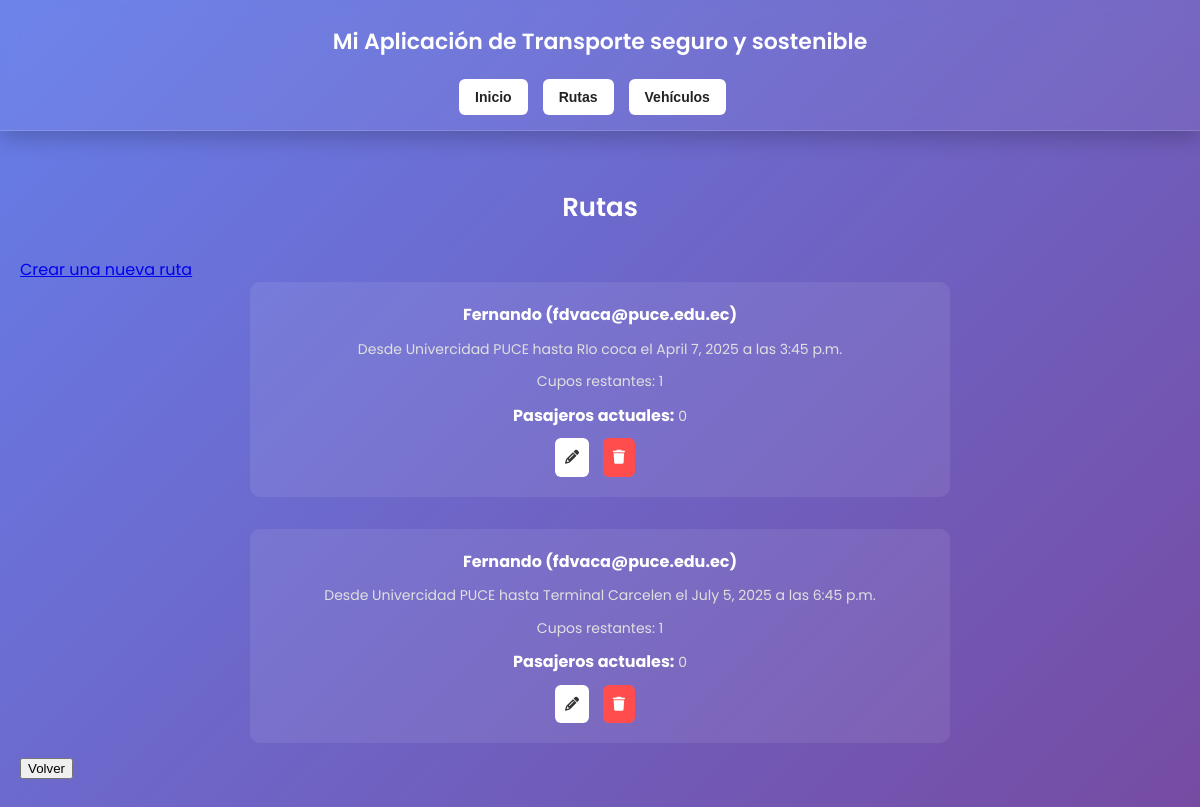
/rutas/, run on an earlier commit of the app's database.
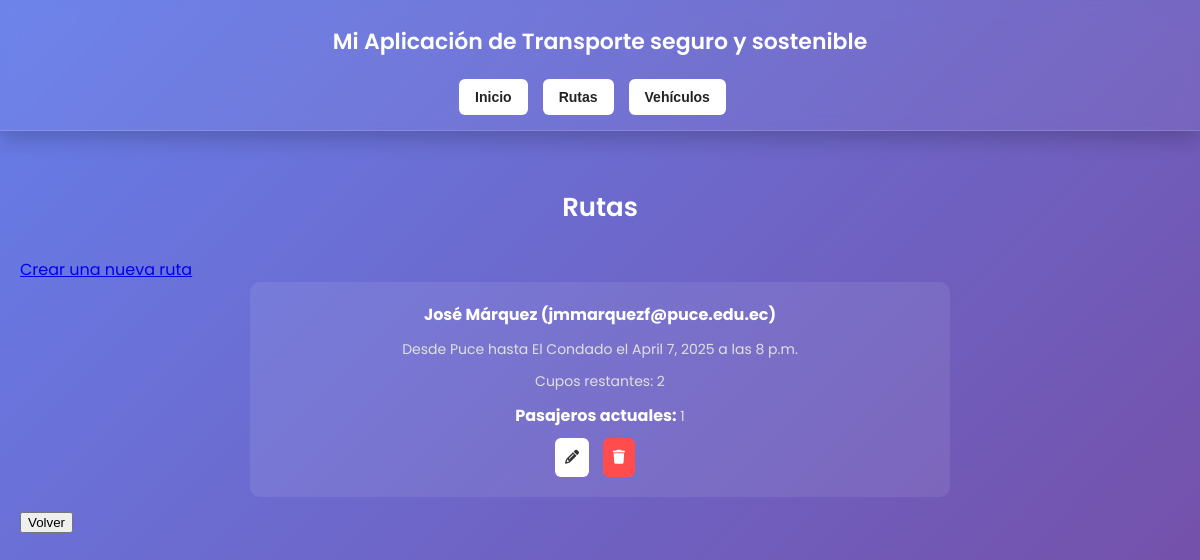
And on a later commit of the database.
### DevChApp/models.py (models this page shows, shortened)
class Ruta(models.Model):
    conductor = models.ForeignKey(Usuario, on_delete=models.CASCADE)
    origen = models.CharField(max_length=100)
    destino = models.CharField(max_length=100)
    fecha = models.DateField()
    hora = models.TimeField()
    cupos_disponibles = models.PositiveIntegerField(default=1)
    pasajeros = models.ManyToManyField(
        Usuario,
        related_name='rutas_como_pasajero',
        blank=True
    )

class Usuario(AbstractBaseUser, PermissionsMixin):
    nombre = models.CharField(max_length=100)
    cedula = models.CharField(
        max_length=10,
        unique=True,
        validators=[RegexValidator(regex=r'^\d{10}$', message='La cédula debe tener 10 dígitos numéricos.')]
    )
    correo = models.EmailField(unique=True)
    verificado = models.BooleanField(default=False)
    codigo_verificacion = models.CharField(max_length=6, blank=True, null=True)
    is_active = models.BooleanField(default=True)
    is_staff = models.BooleanField(default=False)  # necesario para admin
    objects = UsuarioManager()
    USERNAME_FIELD = 'correo'
    REQUIRED_FIELDS = ['nombre', 'cedula']
    def __str__(self):
        return f"{self.nombre} ({self.correo})"

### DevChApp/views.py (the view)
# urls.py: path('rutas/', views.ruta_list, name='ruta_list'),
def ruta_list(request):
    rutas = Ruta.objects.annotate(
        pasajeros_count=Count('pasajeros'),
        cupos_restantes=ExpressionWrapper(
            F('cupos_disponibles') - Count('pasajeros'),
            output_field=IntegerField()
        )
    ).filter(
        pasajeros_count__lt=F('cupos_disponibles')
    )
    return render(request, 'ruta/list.html', {'rutas': rutas})

### DevChApp/templates/ruta/list.html (shortened to what this page needs)
{% extends "base.html" %}
{% load static %}
{% block content %}
<h1>Rutas</h1>
<a href="{% url 'ruta_create' %}">Crear una nueva ruta</a>
<ul class="grid-list">
  {% for ruta in rutas %}
  <li>
    <strong>{{ ruta.conductor }}</strong>
    <p>Desde {{ ruta.origen }} hasta {{ ruta.destino }} el {{ ruta.fecha }} a las {{ ruta.hora }}</p>
    <p>Cupos restantes: {{ ruta.cupos_restantes }}</p>
    <p><strong>Pasajeros actuales:</strong> {{ ruta.pasajeros_count }}</p>
    <a href="{% url 'ruta_update' ruta.pk %}" class="btn btn-primary">
      <i class="fa-solid fa-pencil"></i>
    </a>
    <a href="{% url 'ruta_delete' ruta.pk %}" class="btn btn-danger">
      <i class="fa-solid fa-trash"></i>
    </a>
  </li>
  {% endfor %}
</ul>
<button onclick="window.location.href='{% url 'index' %}'">Volver</button>
{% endblock content %}

### DevChApp/templates/base.html (shortened to what this page needs)
{% load static %}
<!DOCTYPE html>
<html lang="es">
<head>
    <link rel="stylesheet" href="https://cdnjs.cloudflare.com/ajax/libs/font-awesome/6.7.2/css/all.min.css"
 />
    <link rel="stylesheet" href="{% static 'css/styles.css' %}">
</head>
<body>
    <header>
        <h1>Mi Aplicación de Transporte seguro y sostenible</h1>
        <nav>
            <ul>
                <li><button onclick="window.location.href='/index/'">Inicio</button></li>
                <li><button onclick="window.location.href='/rutas/'">Rutas</button></li>
                <li><button onclick="window.location.href='/vehiculos/'">Vehículos</button></li>
            </ul>
        </nav>
    </header>
    <main>
        {% block content %}
        {% endblock content %}
    </main>
</body>
</html>

### DevChApp/static/css/styles.css (style rules this page uses)
body { font-family: 'Poppins', sans-serif; margin: 0; padding: 0; background: linear-gradient(135deg, #667eea, #764ba2); min-height: 100vh; color: #fff; }
header { background: rgba(255, 255, 255, 0.05); padding: 25px 40px; border-bottom: 1px solid rgba(255, 255, 255, 0.15); backdrop-filter: blur(8px); box-shadow: 0 8px 20px rgba(0, 0, 0, 0.2); text-align: center; height: 80px; }
header h1 { margin: 0; font-size: 22px; font-weight: 600; color: #ffffff; }
nav { margin-top: 5px; display: flex; justify-content: center; }
nav ul { list-style: none; padding: 0; display: flex; gap: 15px; flex-wrap: wrap; }
nav ul li { display: inline-block; }
nav button { background-color: #ffffff; color: #222; padding: 10px 16px; border: none; border-radius: 6px; font-size: 14px; font-weight: 600; cursor: pointer; transition: background-color 0.3s ease; }
main { padding: 40px 20px; justify-content: center; align-items: flex-start; min-height: 60vh; box-sizing: border-box; }
main p, main span, main li { font-size: 14px; line-height: 1.6; }
main h1 { font-size: 26px; text-align: center; margin-bottom: 30px; font-weight: 600; }
main ul { list-style: none; padding: 0; margin: 0 auto 40px; max-width: 600px; text-align: center; }
main ul li { background: rgba(255, 255, 255, 0.1); padding: 15px 20px; margin-bottom: 12px; border-radius: 8px; transition: background 0.3s; }
main ul li a { color: #00bcd4; text-decoration: none; font-weight: 500; font-size: 15px; }
.grid-list { display: grid; grid-template-columns: 1fr; gap: 20px; max-width: 700px; margin: 0 auto; padding: 0; }
.grid-list li { background: rgba(255, 255, 255, 0.08); border-radius: 10px; padding: 20px; list-style: none; position: relative; }
.grid-list li strong { font-size: 16px; color: #fff; }
.grid-list li p { font-size: 14px; margin: 10px 0; color: #e0e0e0; }
.grid-list li .btn { padding: 8px 10px; border-radius: 6px; font-size: 14px; font-weight: bold; text-decoration: none; margin-right: 10px; display: inline-block; }
.grid-list li .btn-primary { background-color: #ffffff; color: #333; }
.grid-list li .btn-danger { background-color: #ff4d4d; color: #fff; }

What changed in the data, as far as the page shows it:
removed Ruta: conductor "Fernando (fdvaca@puce.edu.ec)", origen "Univercidad PUCE", destino "Terminal Carcelen", fecha "July 5, 2025", hora "6:45 p.m.", cupos_restantes "1", pasajeros_count "0"
changed Ruta: conductor "Fernando (fdvaca@puce.edu.ec)" → "José Márquez (jmmarquezf@puce.edu.ec)"; origen "Univercidad PUCE" → "Puce"; destino "RIo coca" → "El Condado"; hora "3:45 p.m." → "8 p.m."; cupos_restantes "1" → "2"; pasajeros_count "0" → "1"
